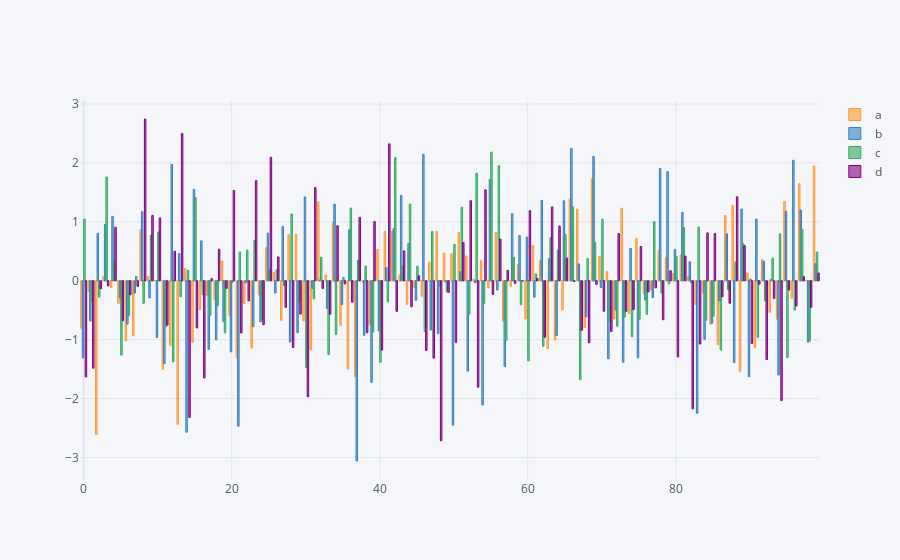

Notebook code cell kept with this figure:
### Code cell
dataframe.iplot(kind='bar')
